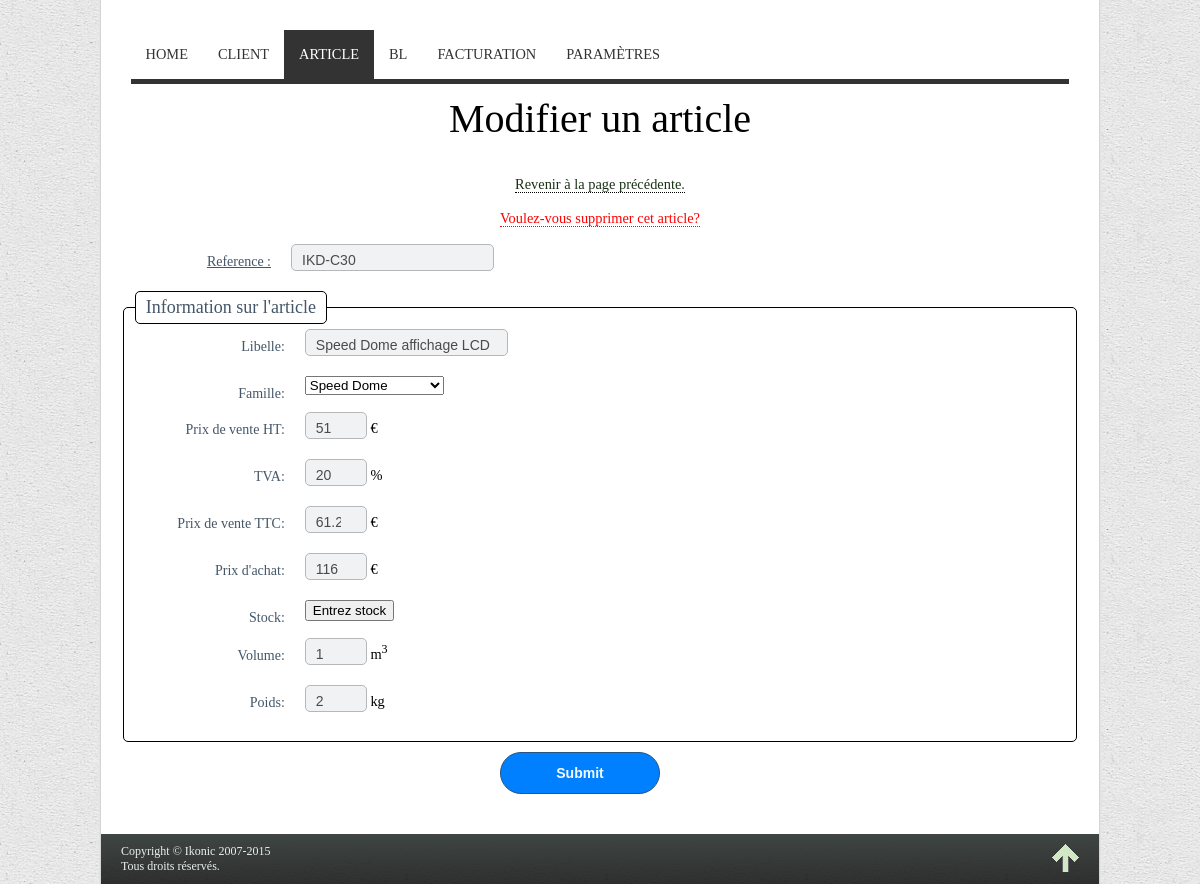
/Ikonic3/modif_article.php?ref=IKD-C30, run on the app's committed database.
### tables this page shows
CREATE TABLE IF NOT EXISTS `article` (
  `id` int(11) NOT NULL AUTO_INCREMENT,
  `ref` varchar(30) NOT NULL,
  `libelle` varchar(100) NOT NULL,
  `famille` varchar(50) NOT NULL,
  `prix_ht` float NOT NULL,
  `tva` float NOT NULL,
  `prix_achat` float NOT NULL,
  `nbre_stock` int(11) NOT NULL,
  `volume` float NOT NULL,
  `poids` float NOT NULL,
  PRIMARY KEY (`id`),
  UNIQUE KEY `ref` (`ref`)
);

### Ikonic3/modif_article.php (the view, shortened to what this page needs)
<!DOCTYPE html>
<html lang="fr">
<head>
	<link rel="stylesheet" type="text/css" href="css/feuille_de_style.css" />
	<link rel="stylesheet" type="text/css" href="css/TableCSSCode.css" />
	<link rel="stylesheet" type="text/css" href="http://ajax.googleapis.com/ajax/libs/jqueryui/1.8.12/themes/smoothness/jquery-ui.css" />
</head>
<body>
	<section>
		<?php include("Inclusion/header.php"); actif(2); include("Inclusion/gestion.php");?>
		<h1 style="padding-top: 65px; text-align:center;">Modifier un article</h1><br/>
		<?php
			if(isset($_GET['ref']))
			{
				if(isset($_GET['ref']) && !empty($_GET['ref']))
				{
					$reference=$_GET['ref'];
					$sql='SELECT * FROM article WHERE ref="'.$reference.'"';
					$execute=mysql_query("$sql") or die('Erreur au niveau de la requete SQL'.mysql_error());
					$data=mysql_fetch_array($execute);
					echo "<br/><center><a href='article.php' style='border-bottom:1px dotted black;'>Revenir à la page précédente.</a><br/><br/>";
	?>
	<a href="#" style="border-bottom:1px dotted red;color:red;" onclick="verif();"> Voulez-vous supprimer cet article?</a></center><br/>
	<div id="formu_contact">
		<form method="post" action="" name="form_contact">
			<label for="reference" ><u>Reference :</u> </label><input type="text" id="reference" onkeyup="myFunction()" name="reference" value="<?php echo $data['ref']; ?>" required="required" />
			<br/>
			<fieldset>
				<legend>Information sur l'article</legend>
					<label for="libelle">Libelle: </label><input type="text" name="libelle" value="<?php echo $data['libelle']; ?>" required="required" /><br/>
					<label for="famille">Famille: </label>
					<select name="famille" onchange="change_famille(this.value)">
						<option value="<?php echo $data['famille']; ?>"><?php echo $data['famille']; ?></option>
					</select><br/><br/>
					<label for="prix_vente_ht">Prix de vente HT: </label><input type="number"  onkeyup="calculTTC()" id="prix_vente_ht" onclick="calculTTC()" name="prix_vente_ht" value="<?php echo $data['prix_ht']; ?>" required="required"  min="0" step="any" /> €<br/>
					<label for="tva">TVA: </label><input type="number" name="tva"  onkeyup="calculTTC()" id="tva" onclick="calculTTC()" value="<?php echo $data['tva']; ?>" required="required"  min="0" step="any" /> %<br/>
					<label for="ttc">Prix de vente TTC: </label><input type="number" value="<?php echo ($data['prix_ht']*$data['tva']/100)+$data['prix_ht']; ?>" name="ttc" id="ttc"disabled="disabled" required="required"  min="0" step="any" /> €<br/>
					<label for="prix_achat">Prix d'achat: </label><input type="number" name="prix_achat" value="<?php echo $data['prix_achat']; ?>" min="0" step="any" /> €<br/>
					<label for="nbre_stock">Stock: </label><button type="button" onclick="test()">Entrez stock </button><br/><br/>
					<label for="volume">Volume: </label><input type="number" name="volume" value="<?php echo $data['volume']; ?>" min="0" step="any" /> m<sup>3</sup><br/>
					<label for="poids">Poids: </label><input type="number" name="poids" value="<?php echo $data['poids']; ?>" min="0" step="any" /> kg<br/>
			</fieldset>
			<center><input type="submit" name="Envoyer" /></center>
		</form>
	<?php
		}
	}
	?>
</section>
<?php include("Inclusion/bottom.php"); ?>
</body>
</html>

### Ikonic3/css/feuille_de_style.css (style rules this page uses)
html, body, div, span, applet, object, iframe, h1, h2, h3, h4, h5, h6, p, blockquote, pre, a, abbr, acronym, address, big, cite, code, del, dfn, em, img, ins, kbd, q, s, samp, small, strike, strong, sub, tt, var, b, u, i, center, dl, dt, dd, ol, ul, li, form, label, legend, table, caption, tbody, tfoot, thead, tr, th, td, article, aside, canvas, details, embed, figure, figcaption, footer, header, hgroup, menu, nav, output, ruby, section, summary, time, mark, audio, video { margin: 0; padding: 0; border: 0; font-size: 100%; font: inherit; vertical-align: baseline; }
html { height: 100%; }
body { background-image: url("../images/beige_paper.png"); width: 1000px; margin: 0 auto; border-left: 1px solid #E3E3E3; border-right: 1px solid #E3E3E3; font-family: 'Times New Roman', Arial, sans-serif; font-size: 0.9em; color: #000000; }
a { color: #193214; text-decoration: none; }
h1 { font-family: KozGoPr6N-Bold; font-size: 40px; color: #000; }
input { padding-left: 6px; }
section { width: 958px; height: auto; background-color: #ffffff; margin: none; display: block; padding: 30px 20px 40px 20px; border-left: 1px solid #D5D5D5; border-right: 1px solid #D5D5D5; }
#formu_contact label { float: left; clear: left; margin: 10px 20px 0 0; width: 150px; font:Verdana, Geneva, sans-serif; font-size: 14px; color: #445668; text-align: right; }
#formu_contact input { font-size: 14px; color: #4b4b4b; width: auto; height: 20px; padding: 5px 10px 0px 10px; margin: 0 0 20px 0; background: #f1f2f4; border:1px solid #b6b7b9; border-radius: 5px; }
#formu_contact legend { font-size:18px; color:#445668; background-color:#fff; border:1px solid; border-color:#000000; padding:5px 10px 5px 10px; border-radius: 5px; }
#formu_contact fieldset { background-color:#fff; border: 1px solid ; border-radius: 5px; margin-bottom:10px; }
#formu_contact input[type=submit] { cursor: pointer; width: 160px; height: 42px; padding: 5px 10px; margin: 0 40px 0 0; border: 1px solid #275682; border-radius: 21px; background-color: #0080FF; color:#effaff; font-weight:bold; }
#formu_contact input[type=number] { width:40px; }

### data on the page
article: reference "IKD-C30", libelle "Speed Dome affichage LCD", famille "Speed Dome", prix_vente_ht "51", tva "20", ttc "61.2", prix_achat "116", volume "1", poids "2"
